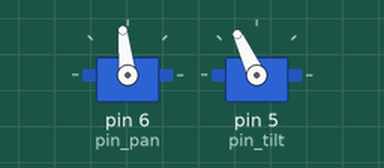
Simulated run of this sketch. Board: Arduino Uno, built with avr-gcc and run on an emulated ATmega328P. Parts: 2 × servo. What the sketch prints to the serial monitor is not drawn.

Above: at 0.1 s.
At 0.5 s:
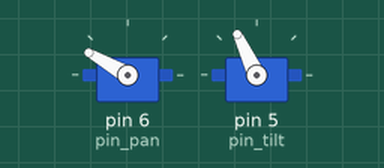
At 1.0 s:
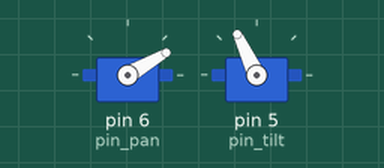
At 2.3 s:
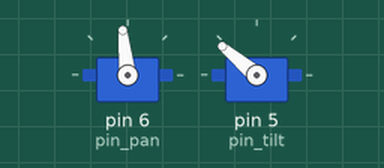
Timing chart, 0 to 3.9 s (numbered marks = the images above):
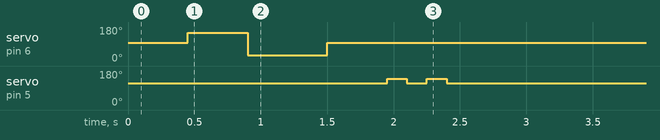

The sketch:

Pan_Tilt_PS2.ino
```cpp
/*

   -  SKETCH DESCRIPTION  -
This sketch uses the PS2X by Bill Porter and default Servo libraries to use a PS2 controller to control pan
and tilt servos.

For full instructions and diagrams visit: http://nickkamm.com/control-pan-tilt-servos-using-a-ps2-controller-arduino/

Nick Kamm
2015-11-08
Rev 1.04

   -  WIRING  -
PS2 CONTROLLER to ARDUINO: BLUE->12; BROWN->11; ORANGE->10; YELLOW->9; RED->3.3V; BLACK->GND;
10kohm pull-up resistor from BROWN (data) to 5V (or 3.3V)
PAN SERVO to ARDUINO:  SIGNAL -> 6; POS -> 5V; NEG -> GND  (it's good practice to power servos from non-arduino source)
TILT SERVO to ARDUINO: SIGNAL -> 5; POS -> 5V; NEG -> GND


*/

//  - LIBRARIES -
#include <Servo.h>
#include <PS2X_lib.h>

//  -  OBJECT DECLARATIONS  -
Servo servo_pan;  // create servo object to control a pan servo
Servo servo_tilt;  // create servo object to control tilt servo
PS2X ps2x; // create PS2 Controller Class

 // - GLOBAL VARIABLES -
int error = 0;
byte type = 0;
byte vibrate = 0;
int pin_pan = 6; // assigns output pin to pan servo - should be a (~ PWM) pin
int pin_tilt = 5; // assigns output pin to tilt servo - should be a (~ PWM) pin
int SERVO_PAN_POS = 1533; //initial position, tweak as necessary
int SERVO_TILT_POS = 1725; //initial position, tweak as necessary
int panAdjust; // Pan increment adjustment value
int tiltAdjust; // Tilt increment adjustmenet value
int BOUNDUP = 145; // Upper analog stick threshhold, increase if servo jittery when joystick not in use
int BOUNDDOWN = 95; //Lower analog stick threshhold, decrease if servo jittery when joystick not in use
int writedelay = 15; // Delay that allows servo to find written position, adjust this proportional to xHI/xLO values if changed
/*
These variables control the adjustment amount, ie the speed of the servos, increase values to increase speed.
When thumbstick is all the way in a direction the servo
 receives the high speed value, anything less is low speed.
*/
int xHI = 10;
int xLO = 3;
int yHI = 10;
int yLO = 3;

void setup() {
  Serial.begin(57600);
  ServoStartup(); // run startup sequence, comment out if you don't want to run at startup
    error = ps2x.config_gamepad(9,11,10,12, true, true);   //setup pins and settings:  GamePad(clock, command, attention, data, Pressures?, Rumble?) check for error
 String errorVal;
 errorVal=errorFunc(error); // sends error value to errorFunc() and returns string
 Serial.println(errorVal); //prints error msg to serial monitor

   type = ps2x.readType(); //checks type of controller and prints type to Serial Monitor
     switch(type) {
       case 0:
        Serial.println("Unknown Controller type");
       break;
       case 1:
        Serial.println("DualShock Controller Found");
       break;
     }

// Outputs initial positions to serial monitor
   Serial.print("Initial Pan Position: ");
   Serial.println(servo_pan.readMicroseconds());
   Serial.print("Initial Tilt Position: ");
   Serial.println(servo_tilt.readMicroseconds());
}

void loop() {

  if(error == 1) //skip loop if no controller found
  return;

 else { //DualShock Controller
      ps2x.read_gamepad(false, vibrate); //read controller and set large motor to spin at 'vibrate' speed

  // ------------------------------------- START:  Servo Control Code  --------------------------//
  int panX = ps2x.Analog(PSS_RX); //reads right analog stick X values to variable
  int tiltY = ps2x.Analog(PSS_RY); //reads right analog stick Y values to variable

 // Code for panning right
  if (panX > BOUNDUP && SERVO_PAN_POS < 2300){
      servo_pan.attach(pin_pan); // attached servo_pan to output pin
      if (panX > 253){
        panAdjust = xHI; // speed set high when analog stick fully engaged
      }
      else{
        panAdjust = xLO; // speed set low when analog stick partially engaged
      }
      SERVO_PAN_POS = SERVO_PAN_POS + panAdjust;
      servo_pan.writeMicroseconds(SERVO_PAN_POS);
    delay (writedelay); // delay for movement allowance
  }
  // Code for panning left
  if (panX < BOUNDDOWN && SERVO_PAN_POS > 500){
    servo_pan.attach(pin_pan); // attach servo_pan to output pin
    if(panX < 2){
      panAdjust = xHI;
    }
      else{
        panAdjust = xLO;
      }
      SERVO_PAN_POS = SERVO_PAN_POS - panAdjust;
      servo_pan.writeMicroseconds(SERVO_PAN_POS);
     delay (writedelay); // delay for movement allowance
    }

    // Code for tilting up
    if (tiltY > BOUNDUP && SERVO_TILT_POS > 530){
      servo_tilt.attach(pin_tilt); // attached servo_tilt to output pin
      if(tiltY > 253){
        tiltAdjust = yHI;
      }
      else {
        tiltAdjust = yLO;
      }
      SERVO_TILT_POS = SERVO_TILT_POS - tiltAdjust;
      servo_tilt.writeMicroseconds(SERVO_TILT_POS);
      delay (writedelay);
    }

       // Code for tilting down
    if (tiltY < BOUNDDOWN && SERVO_TILT_POS < 2180){
      servo_tilt.attach(pin_tilt); // attached servo_tilt to output pin
      if(tiltY < 2){
        tiltAdjust = yHI;
      }
      else {
        tiltAdjust = yLO;
      }
      SERVO_TILT_POS = SERVO_TILT_POS + tiltAdjust;
      servo_tilt.writeMicroseconds(SERVO_TILT_POS);
      delay (writedelay);
    }
    /*
    Code to print position values for troubleshooting, comment this out to increase servo speed and reliability
    if(panX > BOUNDUP || panX < BOUNDDOWN || tiltY > BOUNDUP || tiltY < BOUNDDOWN){ // prints positions whenever analog stick is not in centered position
     Serial.print("panAdjust: ");
     Serial.print(panAdjust);
     Serial.print(", tiltAdjust: ");
     Serial.println(tiltAdjust);
     Serial.print("panX: ");
     Serial.print(panX);
     Serial.print(", tiltY: ");
     Serial.println(tiltY);
     Serial.print("Pan Pos.: ");
     Serial.print(servo_pan.readMicroseconds());
     Serial.print(" deg, ");
      Serial.print(", Tilt Pos.: ");
     Serial.print(servo_tilt.readMicroseconds());
     Serial.println(" deg");
     Serial.println(" --------------------------------- ");
      }
      */

    if (panX < BOUNDUP && panX > BOUNDDOWN){
     servo_pan.detach(); // turns off servo when not moving to avoid searching noise on low cost hobby servos
     delay (5);
  }
    if(tiltY < BOUNDUP && tiltY > BOUNDDOWN){
     servo_tilt.detach(); // turns off servo when not moving to avoid searching noise
     delay (5);
  }

  //--------------------------------------END: Servo Control Code ----------------------------//


   } // end controller check else statement
} // end void loop()


String errorFunc(int x){ // controller error che
String y;
 if(x == 0){
  y = "Found Controller, configured successful."
  " Try out all the buttons, X will vibrate the controller, faster as you press harder"
  " holding L1 or R1 will print out the analog stick values. ";
 }

  else if(x == 1)
  y = "No controller found, check wiring, see readme.txt to enable debug. visit www.billporter.info for troubleshooting tips";

  else if(x == 2)
  y = "Controller found but not accepting commands. see readme.txt to enable debug. Visit www.billporter.info for troubleshooting tips";

  else if(x == 3)
  y = "Controller refusing to enter Pressures mode, may not support it. ";

   return y;
 }

 void ServoStartup(){
   int delay1=450;
  servo_pan.writeMicroseconds(SERVO_PAN_POS); //set initial servo position if desired,
  servo_tilt.writeMicroseconds(SERVO_TILT_POS); //set initial servo position if desired
  servo_pan.attach(pin_pan);  //attaches servo_pan to output pin
  servo_tilt.attach(pin_tilt); //attaches servo_tilt to output pin
  delay(delay1);
  servo_pan.write(150);
  delay(delay1);
  servo_pan.write(30);
  delay(600);
  servo_pan.writeMicroseconds(SERVO_PAN_POS);
  delay(delay1);
  servo_tilt.write(140);
  delay(150);
  servo_tilt.writeMicroseconds(SERVO_TILT_POS);
  delay(150);
  servo_tilt.write(140);
  delay(150);
  servo_tilt.writeMicroseconds(SERVO_TILT_POS);
  delay(delay1); // time for the servo to travel to center before detaching
  servo_pan.detach(); // detach servos when not in use to avoid search noise
  servo_tilt.detach();
   delay(10);
 }
```
